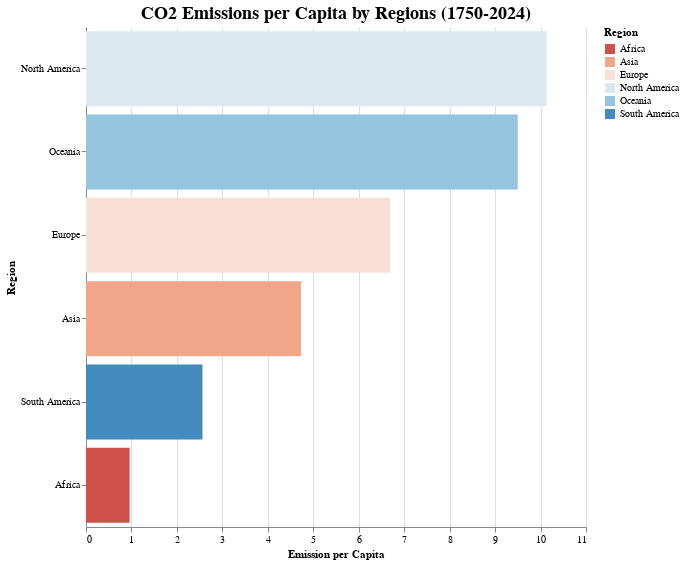

This figure's notebook cell:
### Code cell
# Define a custom color scale
color_scale = alt.Scale(scheme='redblue', domainMid=0)



# Bar chart for albums with the most views
slider = alt.binding_range(min=min_year, max=max_year, step=1, name="By ")
selector = alt.selection_point(fields=['year'], bind=slider, value=max_year)

chart = alt.Chart(regions,title=alt.Title(text="CO2 Emissions per Capita by Regions (1750-2024)", fontSize=18)
).mark_bar().encode(
    x=alt.X('emission:Q', title='Emission per Capita'),
    y=alt.Y('country:O', sort='-x', title='Region'),
    color=alt.Color('country:O', title='Region', scale=color_scale),
    tooltip=[
        alt.Tooltip('country:O', title='Region'),
        alt.Tooltip('emission:Q', title='Emission per Capita', format='.2f'),  # Format to 2 decimals
        alt.Tooltip('year:O', title='Year')
    ]
).add_params(
    selector
).transform_filter(
    selector
).properties(
    width=500,
    height=500,
).configure_view(strokeWidth=0)

chart

### Figure 1 — Vega-Lite specification as saved in the notebook (floating-point values rounded to 4 significant figures; data arrays with more than 128 entries replaced by an {"elided": "..."} marker saying what was removed)
{"config": {"view": {"continuousWidth": 300, "continuousHeight": 300, "strokeWidth": 0}}, "data": {"name": "data-ec0bc0ed32a7079aab4689c17c1c8d93"}, "mark": {"type": "bar"}, "encoding": {"color": {"field": "country", "scale": {"domainMid": 0, "scheme": "redblue"}, "title": "Region", "type": "ordinal"}, "tooltip": [{"field": "country", "title": "Region", "type": "ordinal"}, {"field": "emission", "format": ".2f", "title": "Emission per Capita", "type": "quantitative"}, {"field": "year", "title": "Year", "type": "ordinal"}], "x": {"field": "emission", "title": "Emission per Capita", "type": "quantitative"}, "y": {"field": "country", "sort": "-x", "title": "Region", "type": "ordinal"}}, "height": 500, "params": [{"name": "param_119", "select": {"type": "point", "fields": ["year"]}, "bind": {"input": "range", "max": 2023, "min": 1750, "name": "By ", "step": 1}, "value": 2023}], "title": {"text": "CO2 Emissions per Capita by Regions (1750-2024)", "fontSize": 18}, "transform": [{"filter": {"param": "param_119"}}], "width": 500, "$schema": "https://vega.github.io/schema/vega-lite/v5.20.1.json", "datasets": {"data-ec0bc0ed32a7079aab4689c17c1c8d93": {"elided": "1232 records"}}}
